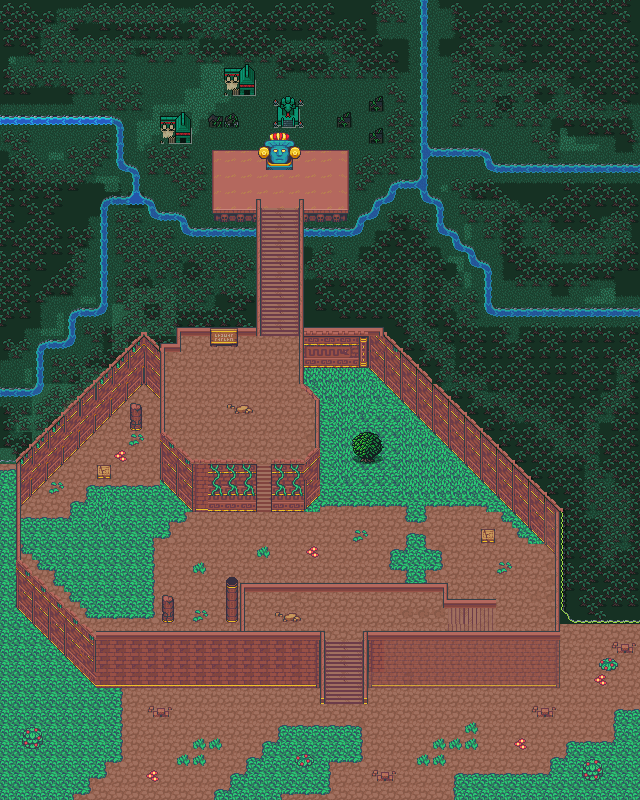

Tiled map render using the project's own tile images. Description and the map definition, with tile-layer contents summarised, below:
An orthogonal 40x50 tile map with 16x16 px tiles, 7 tile layers (Collision, Background, Below BackGround, Belove AboveGrass, ...), 5 tilesets and 26 objects.

<map version="1.10" tiledversion="1.10.1" orientation="orthogonal" renderorder="right-down" width="40" height="50" tilewidth="16" tileheight="16" infinite="0" nextlayerid="11" nextobjectid="99">
 <editorsettings>
  <export target="wastetown..tmx" format="tmx" />
 </editorsettings>
 <tileset firstgid="1" source="../../../../common/maps/tileset/main.tsx" />
 <tileset firstgid="10113" source="../../../../common/maps/tileset/buildings.tsx" />
 <tileset firstgid="11905" source="../../../../common/maps/tileset/dungeon/dungeon_bis.tsx" />
 <tileset firstgid="28289" source="../../../../common/maps/tileset/dungeon.tsx" />
 <tileset firstgid="32769" source="../../../../common/maps/tileset/dungeon/animatedtiles.tsx" />
 <layer id="10" name="Collision" width="40" height="50" opacity="0">
  <data>[2000 cells, 337 non-empty, 18 distinct tile ids]</data>
 </layer>
 <layer id="1" name="Background" width="40" height="50">
  <data>[2000 cells, 952 non-empty, 15 distinct tile ids]</data>
 </layer>
 <layer id="8" name="Below BackGround" width="40" height="50" opacity="0.6">
  <data>[2000 cells, 1080 non-empty, 12 distinct tile ids]</data>
 </layer>
 <layer id="9" name="Belove AboveGrass" width="40" height="50" opacity="0.46">
  <data>[2000 cells, 793 non-empty, 24 distinct tile ids]</data>
 </layer>
 <layer id="7" name="Below Forest" width="40" height="50" opacity="0.7">
  <data>[2000 cells, 1123 non-empty, 97 distinct tile ids]</data>
 </layer>
 <layer id="2" name="Ground" width="40" height="50">
  <data>[2000 cells, 507 non-empty, 75 distinct tile ids]</data>
 </layer>
 <layer id="3" name="Clutter" width="40" height="50">
  <properties>
   <property name="spriteLayer" type="bool" value="true" />
  </properties>
  <data>[2000 cells, 319 non-empty, 94 distinct tile ids]</data>
 </layer>
 <objectgroup id="4" name="Objects">
  <object id="38" template="../../../../common/maps/obj/entry_up.tx" x="280.5" y="798.5" width="48" height="16">
   <properties>
    <property name="teleport" value="" />
   </properties>
  </object>
  <object id="48" template="../../obj/treasure.tx" x="231.921" y="168.487" />
  <object id="55" template="../../../../common/maps/obj/enemy.tx" x="460.22" y="539.626">
   <properties>
    <property name="enemy" value="Snake" />
    <property name="threatRange" type="int" value="50" />
    <property name="waypoints" value="98,69,79,83,97,83,79" />
   </properties>
  </object>
  <object id="62" template="../../../../common/maps/obj/enemy.tx" x="93.307" y="538.539">
   <properties>
    <property name="enemy" value="Snake" />
    <property name="threatRange" type="int" value="50" />
    <property name="waypoints" value="79,69,98" />
   </properties>
  </object>
  <object id="63" template="../../../../common/maps/obj/gold.tx" x="316.333" y="200.667" />
  <object id="64" template="../../../../common/maps/obj/enemy.tx" x="237.575" y="398.439">
   <properties>
    <property name="displayNameOverride" value="Viashino Shaman" />
    <property name="enemy" value="Shaman of Zedruu" />
    <property name="threatRange" type="int" value="50" />
   </properties>
  </object>
  <object id="66" template="../../../../common/maps/obj/enemy.tx" x="274.026" y="206.114">
   <properties>
    <property name="enemy" value="Mindclaw Shaman" />
    <property name="threatRange" type="int" value="50" />
   </properties>
  </object>
  <object id="67" template="../../../../common/maps/obj/enemy.tx" x="333.311" y="623.794">
   <properties>
    <property name="displayNameOverride" value="Viashino Guard" />
    <property name="enemy" value="Viashino" />
    <property name="threatRange" type="int" value="50" />
   </properties>
  </object>
  <object id="68" template="../../../../common/maps/obj/manashards.tx" x="351.395" y="401.965" />
  <object id="69" template="../../../../common/maps/obj/waypoint.tx" x="69.193" y="485.368" />
  <object id="75" template="../../obj/booster.tx" x="312.526" y="168.36">
   <properties>
    <property name="reward">[{"editions":["DMU","BRO","NEO","MID","VOW","SNC","ONE","MOM","MAT","WOE","AFR"],"type":"card","count":10,"colors":["Green"],"rarity":["Common"]},{"editions":["DMU","BRO","NEO","MID","VOW","SNC","ONE","MOM","MAT","WOE","AFR"],"type":"card","count":3,"colors":["Green"],"rarity":["Uncommon"]},{"editions":["DMU","BRO","NEO","MID","VOW","SNC","ONE","MOM","MAT","WOE","AFR"],"type":"Green","count":1,"colors":["Colorless"],"rarity":["Rare","Mythic Rare"]}]</property>
   </properties>
  </object>
  <object id="79" template="../../../../common/maps/obj/waypoint.tx" x="167.807" y="583.675" />
  <object id="80" template="../../../../common/maps/obj/waypoint.tx" x="272.754" y="433.175" />
  <object id="83" template="../../../../common/maps/obj/waypoint.tx" x="410.43" y="468.693" />
  <object id="87" template="../../../../common/maps/obj/collision.tx" x="-15" y="-2.9495" width="16" height="803.899" />
  <object id="88" template="../../../../common/maps/obj/collision.tx" x="639.5" y="-0.4495" width="16" height="803.899" />
  <object id="89" template="../../../../common/maps/obj/collision.tx" x="-13.72" y="-17.5" width="671.44" height="16" />
  <object id="90" template="../../../../common/maps/obj/collision.tx" x="-14.22" y="800.5" width="671.44" height="16" />
  <object id="91" template="../../../../common/maps/obj/manashards.tx" x="186" y="355" />
  <object id="92" template="../../../../common/maps/obj/gold.tx" x="105" y="448.5" />
  <object id="93" template="../../../../common/maps/obj/gold.tx" x="207" y="631" />
  <object id="94" template="../../../../common/maps/obj/enemy.tx" x="390.5" y="464.5">
   <properties>
    <property name="enemy" value="Snake" />
    <property name="threatRange" type="int" value="50" />
    <property name="waypoints" value="77,69,73,74" />
   </properties>
  </object>
  <object id="95" template="../../../../common/maps/obj/enemy.tx" x="112" y="479">
   <properties>
    <property name="enemy" value="Hidden Snake" />
    <property name="threatRange" type="int" value="50" />
   </properties>
  </object>
  <object id="96" template="../../../../common/maps/obj/waypoint.tx" x="413.5" y="563.5" />
  <object id="97" template="../../../../common/maps/obj/waypoint.tx" x="363" y="395.5" />
  <object id="98" template="../../../../common/maps/obj/waypoint.tx" x="63" y="553.5" />
 </objectgroup>
</map>
